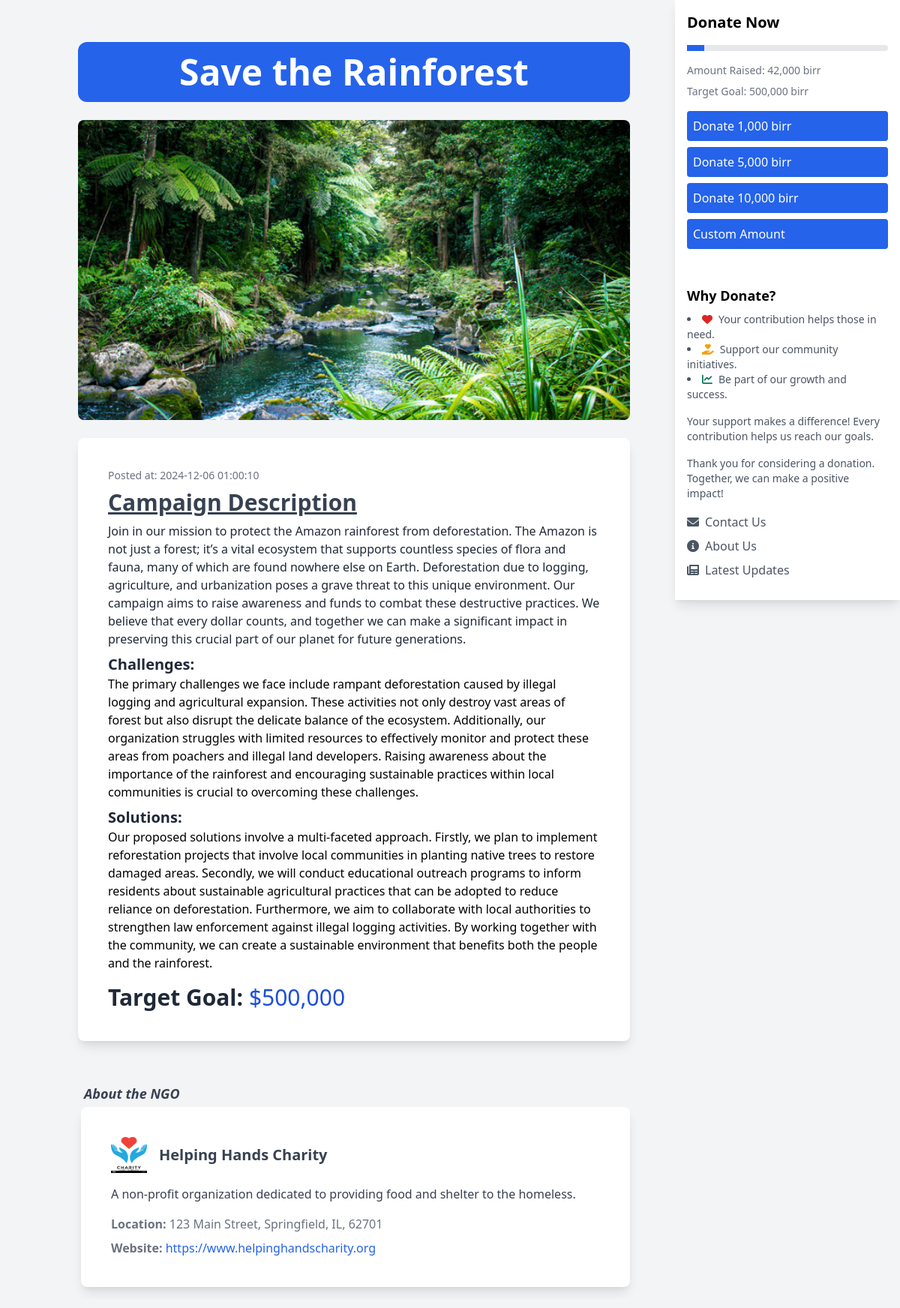
Page /src/detailCharity.php?id=1 on the committed database.
### tables this page shows
CREATE TABLE `Charity` (
  `id` int(11) NOT NULL,
  `campTitle` varchar(255) NOT NULL,
  `campDesc` text NOT NULL,
  `orgName` varchar(255) NOT NULL,
  `targetGoal` decimal(10,2) NOT NULL,
  `achievedGoal` decimal(10,2) DEFAULT 0.00,
  `challenges` text DEFAULT NULL,
  `solutions` text DEFAULT NULL,
  `photo_paths` text DEFAULT NULL,
  `created_at` timestamp NOT NULL DEFAULT current_timestamp(),
  `updated_at` timestamp NOT NULL DEFAULT current_timestamp() ON UPDATE current_timestamp()
);

CREATE TABLE `Organization` (
  `orgName` varchar(255) NOT NULL,
  `logo` varchar(255) NOT NULL,
  `orgDesc` text NOT NULL,
  `location` varchar(255) NOT NULL,
  `website` varchar(255) NOT NULL,
  `password` varchar(255) NOT NULL,
  `joinedDate` timestamp NOT NULL DEFAULT current_timestamp()
);

### src/detailCharity.php (the view, shortened to what this page needs)
<?php
include("conn.php");
$campaignId = isset($_GET['id']) ? intval($_GET['id']) : 0;
$campaignQuery = "SELECT * FROM Charity WHERE id = $campaignId";
$campaignResult = mysqli_query($con, $campaignQuery);
$campaign = mysqli_fetch_assoc($campaignResult);
if ($campaign) {
    $organizationName = mysqli_real_escape_string($con, $campaign['orgName']);
    $orgQuery = "SELECT * FROM Organization WHERE orgName = '$organizationName'";
    $orgResult = mysqli_query($con, $orgQuery);
    $organization = mysqli_fetch_assoc($orgResult);
} else {
    echo "Campaign not found.";
    exit;
}
?>
<!DOCTYPE html>
<html lang="en">
<head>
    <link href="https://cdnjs.cloudflare.com/ajax/libs/tailwindcss/2.2.19/tailwind.min.css" rel="stylesheet">
    <link href="https://cdnjs.cloudflare.com/ajax/libs/owl-carousel/1.3.3/owl.carousel.css" rel="stylesheet">
    <link rel="stylesheet" href="https://cdnjs.cloudflare.com/ajax/libs/font-awesome/6.0.0-beta3/css/all.min.css">
</head>
<body class="bg-gray-100 py-10">
    <div class="container mx-auto flex">
        <div class="w-3/4 p-4 overflow-auto">
            <div class="">
                <h1 class="text-5xl font-bold mb-6 text-center bg-blue-600 rounded-xl text-white py-4"><?php echo htmlspecialchars($campaign['campTitle']); ?></h1>
            </div>
            <div class="carousel owl-carousel mb-6">
                <?php
                $photoPaths = explode(',', $campaign['photo_paths']);
                foreach ($photoPaths as $photo): ?>
                    <div class="item">
                        <img src="<?php echo htmlspecialchars($photo); ?>" alt="Campaign Image" class="w-full rounded-lg">
                    </div>
                <?php endforeach; ?>
            </div>
            <div class="bg-white rounded-lg shadow-lg p-10 mb-6">
            <p class="text-sm text-gray-500 mb-2">
                Posted at: <?php echo $campaign['created_at']; ?>
            </p>
                <h2 class="text-3xl font-semibold text-gray-700 underline mb-1">Campaign Description</h2>
                <p class="text-gray-800 mt-2"><?php echo htmlspecialchars($campaign['campDesc']); ?></p>
                <p class="text-gray-800 mt-2">
                <p class="text-xl font-semibold text-gray-800">Challenges:</p> <?php echo htmlspecialchars($campaign['challenges']); ?></p>
                <p class="text-gray-800 mt-2">
                <p class="text-xl font-semibold text-gray-800">Solutions:</p> <?php echo htmlspecialchars($campaign['solutions']); ?></p>
                <p class="text-blue-700 mt-4 text-3xl"><b class="text-gray-800 ">Target Goal:</b> $<?php echo number_format($campaign['targetGoal']); ?></p>
            </div>
            <h2 class="text-lg pl-2 font-bold mt-14 mb-1 text-gray-700 italic">About the NGO</h2>
            <div class="bg-white rounded-lg shadow-lg p-10 ml-1">
                <div class="flex items-center">
                    <img src="<?php echo htmlspecialchars($organization['logo']); ?>" alt="Logo" class="h-12 w-12 mr-4">
                    <h3 class="text-xl font-semibold text-gray-700"><?php echo htmlspecialchars($organization['orgName']); ?></h3>
                </div>
                <p class="text-gray-700 mt-4"><?php echo htmlspecialchars($organization['orgDesc']); ?></p>
                <p class="text-gray-500 mt-4"><span class="font-bold"><b>Location:</b></span> <?php echo htmlspecialchars($organization['location']); ?></p>
                <p class="text-gray-500 mt-2">
                    <span class="font-bold"><b>Website:</b></span>
                    <a href="<?php echo htmlspecialchars($organization['website']); ?>" class="text-blue-600 hover:underline"><?php echo htmlspecialchars($organization['website']); ?></a>
                </p>
            </div>
        </div>
        <div class="w-1/4 p-4 bg-white shadow-lg ml-4 h-screen fixed right-0 top-0">
            <h2 class="text-xl font-bold mb-4">Donate Now</h2>
            <div class="bg-gray-200 rounded-full h-2 mb-4">
                <?php
                $percentage = ($campaign['targetGoal'] > 0)
                    ? min(100, ($campaign['achievedGoal'] / $campaign['targetGoal']) * 100)
                    : 0;
                ?>
                <div class="bg-blue-600 h-2" style="width: <?php echo $percentage; ?>%;"></div>
            </div>
            <p class="text-sm text-gray-500 mb-2">
                Amount Raised: <?php echo number_format($campaign['achievedGoal']); ?> birr
            </p>
            <p class="text-sm text-gray-500 mb-4">
                Target Goal: <?php echo number_format($campaign['targetGoal']); ?> birr
            </p>
            <div class="flex flex-col space-y-2 mb-6">
                <div class="flex flex-col space-y-2 mb-6">
                    <a href="donate.php?id=<?php echo $campaignId; ?>&amount=1000" class="bg-blue-600 text-white p-2 rounded hover:bg-blue-700">Donate 1,000 birr</a>
                    <a href="donate.php?id=<?php echo $campaignId; ?>&amount=5000" class="bg-blue-600 text-white p-2 rounded hover:bg-blue-700">Donate 5,000 birr</a>
                    <a href="donate.php?id=<?php echo $campaignId; ?>&amount=10000" class="bg-blue-600 text-white p-2 rounded hover:bg-blue-700">Donate 10,000 birr</a>
                    <a href="donate.php?id=<?php echo $campaignId; ?>" class="bg-blue-600 text-white p-2 rounded hover:bg-blue-700">Custom Amount</a>
                </div>
            </div>
            <div class="mb-4">
                <h3 class="text-lg font-semibold mb-2">Why Donate?</h3>
                <ul class="list-disc list-inside text-sm text-gray-600">
                    <li><i class="fas fa-heart mr-2 text-red-600"></i>Your contribution helps those in need.</li>
                    <li><i class="fas fa-hand-holding-heart mr-2 text-yellow-500"></i>Support our community initiatives.</li>
                    <li><i class="fas fa-chart-line mr-2 text-green-700"></i>Be part of our growth and success.</li>
                </ul>
            </div>
            <p class="text-sm text-gray-600 mb-4">
                Your support makes a difference! Every contribution helps us reach our goals.
            </p>
            <p class="text-sm text-gray-600 mb-4">
                Thank you for considering a donation. Together, we can make a positive impact!
            </p>
            <div class="flex flex-col space-y-2">
                <a href="#contact" class="flex items-center text-gray-600 hover:text-blue-600">
                    <i class="fas fa-envelope mr-2"></i>Contact Us
                </a>
                <a href="#about" class="flex items-center text-gray-600 hover:text-blue-600">
                    <i class="fas fa-info-circle mr-2"></i>About Us
                </a>
                <a href="#updates" class="flex items-center text-gray-600 hover:text-blue-600">
                    <i class="fas fa-newspaper mr-2"></i>Latest Updates
                </a>
            </div>
        </div>
    </div>
</body>
</html>

### src/detailCharity.php (style rules this page uses)
.carousel img { max-height: 400px; object-fit: cover; }

### rows in the picture
charity: campTitle "Save the Rainforest", photo_paths (picture), created_at "2024-12-06 01:00:10", campDesc "Join in our mission to protect the Amazon rainforest from deforestation. The Amazon is not just a forest; it’s a vital ecosystem that supports countless species of flora and fauna, many of which are found nowhere else on Earth. Deforestation due to logging, agriculture, and urbanization poses a grave threat to this unique environment. Our campaign aims to raise awareness and funds to combat these destructive practices. We believe that every dollar counts, and together we can make a significant impact in preserving this crucial part of our planet for future generations.", challenges "The primary challenges we face include rampant deforestation caused by illegal logging and agricultural expansion. These activities not only destroy vast areas of forest but also disrupt the delicate balance of the ecosystem. Additionally, our organization struggles with limited resources to effectively monitor and protect these areas from poachers and illegal land developers. Raising awareness about the importance of the rainforest and encouraging sustainable practices within local communities is crucial to overcoming these challenges.", solutions "Our proposed solutions involve a multi-faceted approach. Firstly, we plan to implement reforestation projects that involve local communities in planting native trees to restore damaged areas. Secondly, we will conduct educational outreach programs to inform residents about sustainable agricultural practices that can be adopted to reduce reliance on deforestation. Furthermore, we aim to collaborate with local authorities to strengthen law enforcement against illegal logging activities. By working together with the community, we can create a sustainable environment that benefits both the people and the rainforest.", targetGoal "500,000", achievedGoal "42,000"
organization: logo (picture), orgName "Helping Hands Charity", orgDesc "A non-profit organization dedicated to providing food and shelter to the homeless.", location "123 Main Street, Springfield, IL, 62701", website "https://www.helpinghandscharity.org"
